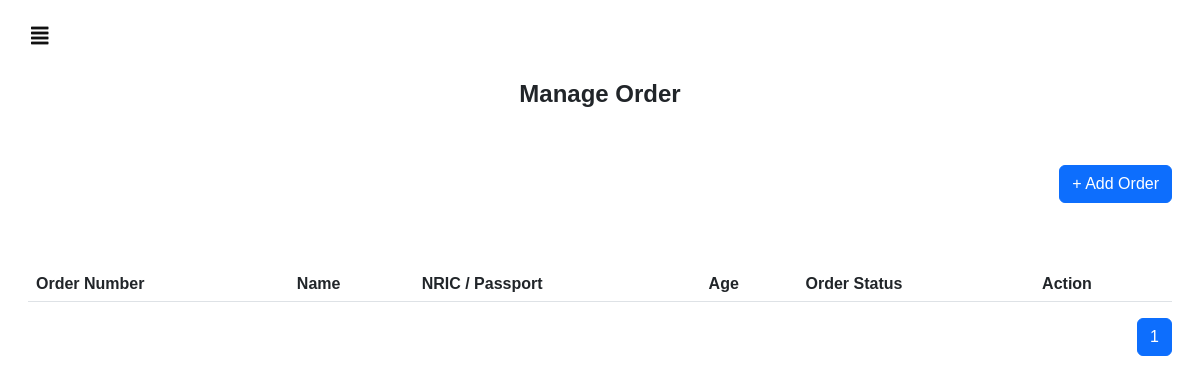
/medicationOrder/, run on an earlier commit of the app's database.
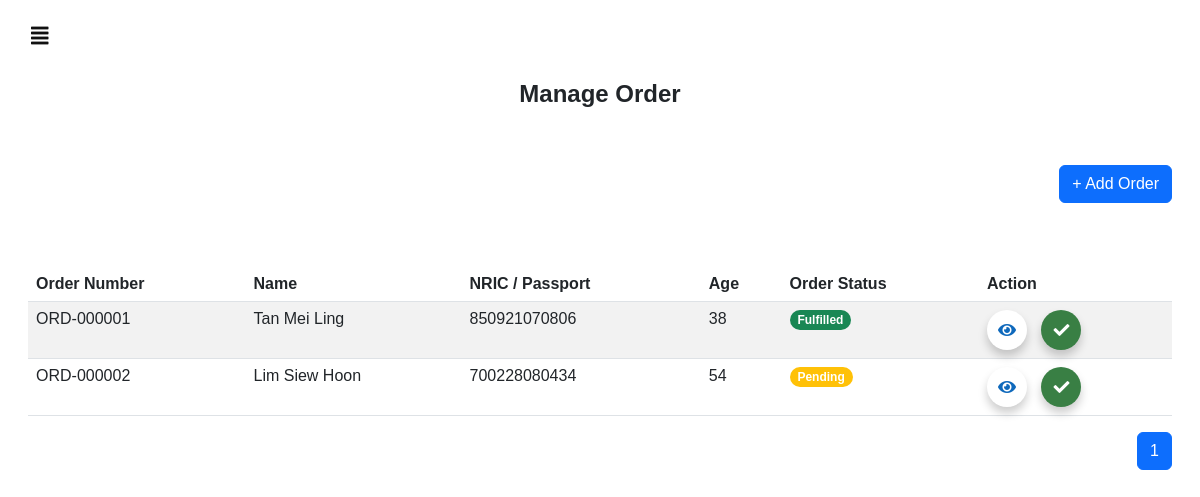
And on a later commit of the database.
### users/models.py (models this page shows, shortened)
class MedicationOrder(models.Model):
    STATUS_CHOICES =(
        ('Pending', 'Pending'),
        ('Fulfilled', 'Fulfilled'),
    )
    order_number = models.CharField(max_length=20, blank=True, null=True)
    order_status = models.CharField(max_length = 10, choices = STATUS_CHOICES, default='Pending')
    patient = models.ForeignKey(Patient, on_delete=models.CASCADE)
    medications = models.ManyToManyField(Medication, through='OrderItem')
    created_at = models.DateTimeField(auto_now_add=True)

class Patient(models.Model):
    fullname = models.CharField(max_length=100)
    nric_passport = models.CharField(max_length=20, unique=True)
    dob = models.DateField()
    age = models.IntegerField()
    created_at = models.DateTimeField(auto_now_add=True)
    deleted = models.BooleanField(default=False)
    allergies = models.ManyToManyField(Property, related_name='patients_with_allergy')

### users/views.py (the view)
# urls.py: path('medicationOrder/', views.medicationOrder, name="medicationOrder"),
def medicationOrder(request):
    patients = Patient.objects.filter(deleted=False).order_by('created_at')
    medications = Medication.objects.all()
    medication_orders = MedicationOrder.objects.all()
    order_items = OrderItem.objects.all()
    paginator = Paginator(medication_orders,10)
    page_number = request.GET.get('page')
    page = paginator.get_page(page_number)
    max_pages = paginator.num_pages
    current_page = page.number
    page_range = range(max(1, current_page - 2), min(max_pages, current_page + 2) + 1)
    context={
        'patients': patients,
        'medications': medications,
        'medication_orders': page,
        'order_items': order_items,
        'page_range': page_range,
    }
    return render (request, 'medicationOrder.html', context)

### templates/medicationOrder.html (shortened to what this page needs)
{% extends "sidebar.html" %}
{% block content %}
<html>
    <head>
    </head>
    <body>
        <br>
        <h4><center><b>Manage Order</b></center></h4>
        <br><br>
        <div class="row justify-content-end">
            <div class="col-auto">
                <button type="button" class="btn btn-primary mb-3">
                    <a href="{% url 'addOrder' %}" class="addOrderButton">+ Add Order</a>
                </button>
            </div>
        </div>
        <br><br>
        <table class="table table-striped">
            <thead>
                <tr>
                    <th>Order Number</th>
                    <th>Name</th>
                    <th>NRIC / Passport</th>
                    <th>Age</th>
                    <th>Order Status</th>
                    <th>Action</th>
                </tr>
            </thead>
            <tbody>
                {% for medOrder in medication_orders %}
                <tr>
                    <td>{{ medOrder.order_number }}</td>
                    <td>{{ medOrder.patient.fullname }}</td>
                    <td>{{ medOrder.patient.nric_passport }}</td>
                    <td>{{ medOrder.patient.age }}</td>
                    <td>
                        {% if medOrder.order_status == 'Pending' %}
                            <span class="badge rounded-pill bg-warning">Pending</span>
                        {% elif medOrder.order_status == "Fulfilled" %}
                            <span class="badge rounded-pill bg-success">Fulfilled</span>
                        {% endif %}
                    </td>
                    <td class="action-buttons">
                        <button type="button" class="btn btn primary view-icon-btn" data-bs-toggle="modal" data-bs-target="#viewOrderModal{{ medOrder.id }}" title="viewOrder"><i class="fas fa-eye"></i></button>
                        <button type="button" class="btn btn primary complete-order-btn" data-bs-toggle="modal" data-bs-target="#completeOrderModal{{ medOrder.id }}" title="completeOrder"><i class="fas fa-check"></i></button>
                    </td>
                </tr>
                {% endfor %}
            </tbody>
        </table>
        <nav aria-label="Page navigation example">
            <ul class="pagination justify-content-end">
                {% for i in page_range %}
                    {% if i == medication_orders.number %}
                    <li class="page-item active">
                        <span class="page-link">{{ i }}</span>
                    </li>
                    {% else %}
                    <li class="page-item">
                        <a class="page-link" href="?page={{ i }}">{{ i }}</a>
                    </li>
                    {% endif %}
                {% endfor %}
            </ul>
        </nav>
    </body>
</html>
{% endblock %}

### templates/sidebar.html (shortened to what this page needs)
<html>
    <link rel="stylesheet" href="https://use.fontawesome.com/releases/v5.0.13/css/all.css">
    <link rel="stylesheet" href="https://cdn.jsdelivr.net/npm/bootstrap@5.2.3/dist/css/bootstrap.min.css">
    <body>
        <div id="main">
            {% load static %}
            <button class="openButton" onclick="openSideBar()">
                <i class="fas fa-align-justify"></i>
            </button>
            <div class="container-fluid">
                {% block content %}{% endblock %}
            </div>
        </div>
    </body>
</html>

### templates/sidebar.html (style rules this page uses)
body { font-family: "Arial", sans-serif; }
.openButton { font-size: 20px; cursor: pointer; background-color: white; color: #111; padding: 10px 15px; border: none; }
#main { transition: margin-left .5s; padding: 16px; }

### templates/medicationOrder.html (style rules this page uses)
body { font-family: "Arial", sans-serif; }
.addOrderButton { color: white; text-decoration: none; }
.view-icon-btn { display: inline-block; color: #0f69bc !important; text-decoration: none; background-color: #ffffff !important; border: #ffffff !important; box-shadow: 0 6px 10px rgba(0, 0, 0, 0.2); border-radius: 50%; width: 40px; height: 40px; padding: 0; }
.complete-order-btn { display: inline-block; color: #ffffff !important; text-decoration: none; background-color: #397f44!important; border: #397f44 !important; box-shadow: 0 6px 10px rgba(0, 0, 0, 0.2); border-radius: 50%; width: 40px; height: 40px; padding: 0; margin-left: 10px; }

What changed in the data, as far as the page shows it:
added MedicationOrder: order_number "ORD-000001", patient.fullname "Tan Mei Ling", patient.nric_passport "850921070806", patient.age "38", order_status "Fulfilled"
added MedicationOrder: order_number "ORD-000002", patient.fullname "Lim Siew Hoon", patient.nric_passport "700228080434", patient.age "54", order_status "Pending"
